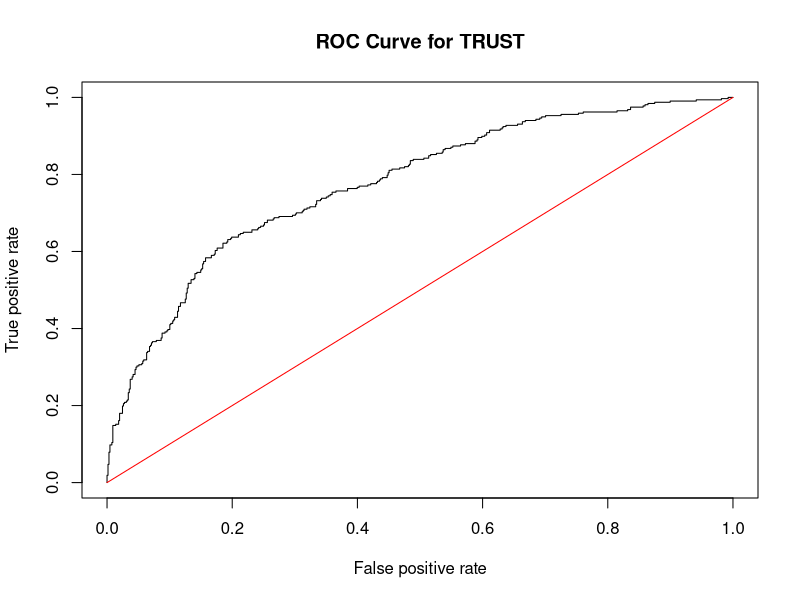
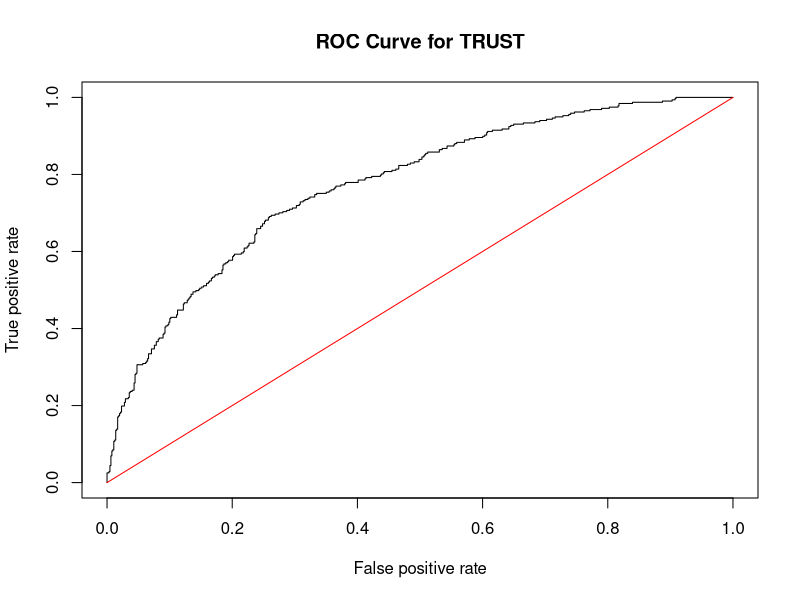
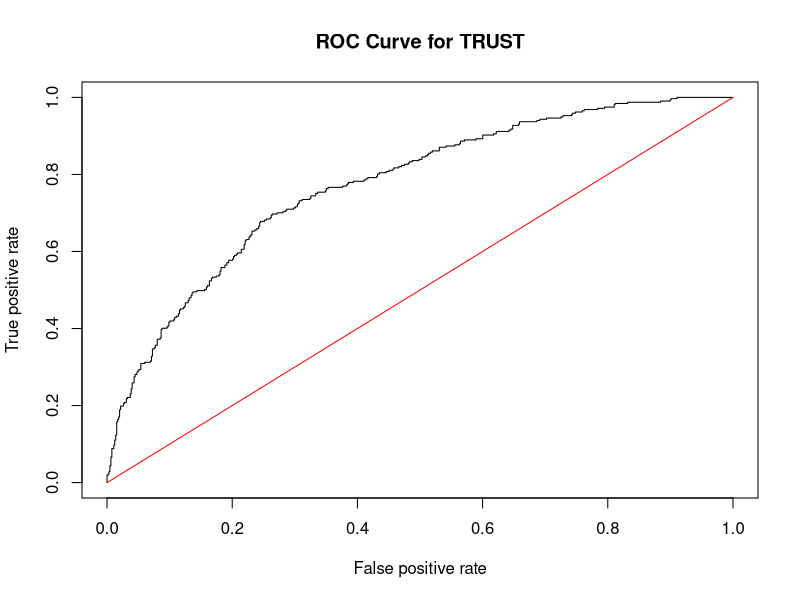
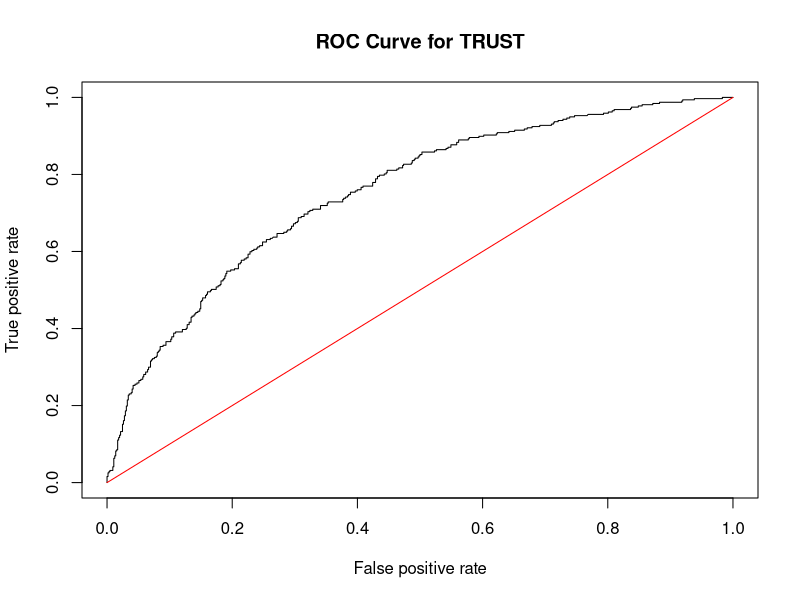
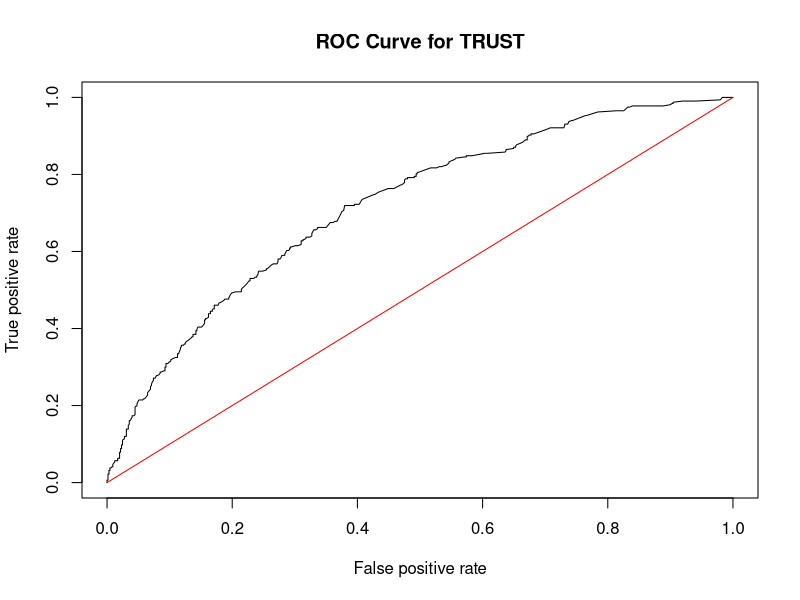

Recreate these plots in R, in order.
## ---- chunk 1
library(dplyr)
library(sjlabelled)
library(ROCR)
library(leaps)
library(ggthemes)
library(ggplot2)

## ---- chunk 2
survey <- haven::read_sav("cleaned_extra.sav")
# survey <- haven::read_sav("dem_only.sav")

# remove SOCTRUST columns for processing and later re-append
surveyA <- subset (survey, select = -c(SOCASSIGN_W32,SOCTRUST_W32,SOCTRUST2_W32,SOCTRUST3_W32,SOCTRUST4_W32,SOCTRUST5_W32))
# also remove DIVISION_BY_MSA
surveyA <- subset (surveyA, select = -c(DIVISION_BY_MSA))
# select 2-level SOCTRUST columns we want to keep and process
surveyB <- subset (survey, select = c(SOCTRUST_W32,SOCTRUST2_W32,SOCTRUST5_W32))

# keep 4-level SOCTRUST4 column for condensing
surveyC <- subset (survey, select = SOCTRUST4_W32)

# condense 1,2 to 1, and 3,4 to 2 in SOCTRUST4
surveyC[surveyC==2] <- 1 
surveyC[surveyC==3] <- 2
surveyC[surveyC==4] <- 2

# condense 10 level SOCTRUST3 to 2
surveyC2<-subset (survey, select = SOCTRUST3_W32)
surveyC2[surveyC2 <= 5] <- 2
surveyC2[surveyC2 > 5] <- 1

surveyBC <- cbind(surveyB,surveyC,surveyC2)

# collapse all columns to one
surveyBC$TRUST <-apply(surveyBC, 1, function(x) paste(x[!is.na(x)]))

# fix class
TRUST <- as.numeric(surveyBC$TRUST)

# put it back together
surveyD <- cbind(surveyA,TRUST)

# exclude THERMs from factors
surveyD <- surveyD %>%
  mutate(across(!contains("THERM"), ~ replace(.x, .x==99, NA))) %>%
  mutate(across(contains("THERM"), ~ replace(.x, .x==999, NA))) %>%
  mutate(across(!contains("THERM"), to_factor))

# surveyD is what we will work with
surveyD <- surveyD[complete.cases(surveyD),]

# unfactor WEIGHT_W32
surveyD$WEIGHT_W32 <- as.numeric(surveyD$WEIGHT_W32)
## ---- chunk 3
set.seed(1)
sample<-sample.int(nrow(surveyD), floor(.80*nrow(surveyD)), replace = F)
train<-surveyD[sample, ]
test<-surveyD[-sample, ]
## ---- chunk 4
fullmod <- glm(TRUST ~ . -THERMOBAMA_W32 -THERMPENCE_W32 -THERMTRUMP_W32 -WEIGHT_W32, family = 'binomial', data=train)
summary(fullmod)
## ---- chunk 5
preds<-predict(fullmod,newdata=test, type="response")

##produce the numbers associated with classification table
rates<-prediction(preds, test$TRUST)

##store the true positive and false postive rates
roc_result<-performance(rates,measure="tpr", x.measure="fpr")

##plot ROC curve and overlay the diagonal line for random guessing
plot(roc_result, main="ROC Curve for TRUST")
lines(x = c(0,1), y = c(0,1), col="red")

##compute the AUC
auc<-performance(rates, measure = "auc")
auc@y.values

##confusion matrix. Actual values in the rows, predicted classification in cols
table(test$TRUST, preds>0.5)
mytab <- table(test$TRUST, preds>0.5)

TP <- mytab[2,2]
TN <- mytab[1,1]
FP <- mytab[1,2]
FN <- mytab[2,1]
Accuracy <- (TP + TN) / (TP+TN+FP+FN)  
print(paste("Accuracy", Accuracy))

print(paste("False Positive Rate:", FP/(TN+FP)))
print(paste("False Negative Rate:", FN/(FN+TP)))
table(train$TRUST)
table(test$TRUST)
TS0<-fullmod$null.deviance-fullmod$deviance
print(paste("p-value = ", 1-pchisq(TS0,197)))
## ---- chunk 6
reduced <- glm(TRUST ~ SATLIFEA_W32+SATLIFEB_W32+SATLIFEE_W32+COMATTACH_W32+FEELB_W32+FEELC_W32+INC_W32+COMMIMPA_W32+COMMIMPD_W32+LOCALPROBI_W32+LOCALPROBJ_W32+NEIGHSAMEC_W32+IMMCULT2_W32+GAYMARR2_W32+F_EDUCCAT_FINAL+F_RACE+F_PARTYSUM_FINAL+F_AGECAT_FINAL+F_INCOME_RECODE_FINAL+F_IDEO_FINAL, family = 'binomial', data=train)
summary(reduced)
## ---- chunk 7
preds<-predict(reduced,newdata=test, type="response")

##produce the numbers associated with classification table
rates<-prediction(preds, test$TRUST)

##store the true positive and false postive rates
roc_result<-performance(rates,measure="tpr", x.measure="fpr")

##plot ROC curve and overlay the diagonal line for random guessing
plot(roc_result, main="ROC Curve for TRUST")
lines(x = c(0,1), y = c(0,1), col="red")

##compute the AUC
auc<-performance(rates, measure = "auc")
auc@y.values

##confusion matrix. Actual values in the rows, predicted classification in cols
table(test$TRUST, preds>0.5)
mytab <- table(test$TRUST, preds>0.5)

TP <- mytab[2,2]
TN <- mytab[1,1]
FP <- mytab[1,2]
FN <- mytab[2,1]
Accuracy <- (TP + TN) / (TP+TN+FP+FN)  
print(paste("Accuracy", Accuracy))

print(paste("False Positive Rate:", FP/(TN+FP)))
print(paste("False Negative Rate:", FN/(FN+TP)))
table(train$TRUST)
table(test$TRUST)
TS1<-reduced$null.deviance-reduced$deviance
print(paste("p-value = ", 1-pchisq(TS1,55)))
TS1b<-reduced$deviance-fullmod$deviance
print(paste("p-value = ", 1-pchisq(TS1b,55)))
## ---- chunk 8
backwardsred <- step(reduced) # Backwards selection is the default
## ---- chunk 9

summary(backwardsred)
## ---- chunk 10
preds<-predict(backwardsred,newdata=test, type="response")

##produce the numbers associated with classification table
rates<-prediction(preds, test$TRUST)

##store the true positive and false postive rates
roc_result<-performance(rates,measure="tpr", x.measure="fpr")

##plot ROC curve and overlay the diagonal line for random guessing
plot(roc_result, main="ROC Curve for TRUST")
lines(x = c(0,1), y = c(0,1), col="red")

##compute the AUC
auc<-performance(rates, measure = "auc")
auc@y.values

##confusion matrix. Actual values in the rows, predicted classification in cols
table(test$TRUST, preds>0.5)
mytab <- table(test$TRUST, preds>0.5)

TP <- mytab[2,2]
TN <- mytab[1,1]
FP <- mytab[1,2]
FN <- mytab[2,1]
Accuracy <- (TP + TN) / (TP+TN+FP+FN)  
print(paste("Accuracy", Accuracy))

print(paste("False Positive Rate:", FP/(TN+FP)))
print(paste("False Negative Rate:", FN/(FN+TP)))
table(train$TRUST)
table(test$TRUST)
TS2<-backwardsred$null.deviance-backwardsred$deviance
print(paste("p-value = ", 1-pchisq(TS2,52)))
TS2b<-backwardsred$deviance-reduced$deviance
print(paste("p-value = ", 1-pchisq(TS2b,3)))
## ---- chunk 11
backred_noDem<- glm(TRUST ~ SATLIFEB_W32 + SATLIFEE_W32 + COMATTACH_W32 + 
    FEELB_W32 + FEELC_W32 + INC_W32 + COMMIMPA_W32 + COMMIMPD_W32 + 
    LOCALPROBI_W32 + LOCALPROBJ_W32 + NEIGHSAMEC_W32 + IMMCULT2_W32 + 
    GAYMARR2_W32, family = "binomial", 
    data = train)
summary(backred_noDem)
## ---- chunk 12
preds<-predict(backred_noDem,newdata=test, type="response")

##produce the numbers associated with classification table
rates<-prediction(preds, test$TRUST)

##store the true positive and false postive rates
roc_result<-performance(rates,measure="tpr", x.measure="fpr")

##plot ROC curve and overlay the diagonal line for random guessing
plot(roc_result, main="ROC Curve for TRUST")
lines(x = c(0,1), y = c(0,1), col="red")

##compute the AUC
auc<-performance(rates, measure = "auc")
auc@y.values

##confusion matrix. Actual values in the rows, predicted classification in cols
table(test$TRUST, preds>0.5)
mytab <- table(test$TRUST, preds>0.5)

TP <- mytab[2,2]
TN <- mytab[1,1]
FP <- mytab[1,2]
FN <- mytab[2,1]
Accuracy <- (TP + TN) / (TP+TN+FP+FN)  
print(paste("Accuracy", Accuracy))

print(paste("False Positive Rate:", FP/(TN+FP)))
print(paste("False Negative Rate:", FN/(FN+TP)))
table(train$TRUST)
table(test$TRUST)
TS3<-backred_noDem$null.deviance-backred_noDem$deviance
print(paste("p-value = ", 1-pchisq(TS3,34)))
## ---- chunk 13
backred_noATT <- glm(TRUST ~ F_EDUCCAT_FINAL + F_RACE + F_PARTYSUM_FINAL + F_AGECAT_FINAL + 
    F_INCOME_RECODE_FINAL + F_IDEO_FINAL, family = "binomial", 
    data = train)
summary(backred_noATT)
## ---- chunk 14
preds<-predict(backred_noATT,newdata=test, type="response")

##produce the numbers associated with classification table
rates<-prediction(preds, test$TRUST)

##store the true positive and false postive rates
roc_result<-performance(rates,measure="tpr", x.measure="fpr")

##plot ROC curve and overlay the diagonal line for random guessing
plot(roc_result, main="ROC Curve for TRUST")
lines(x = c(0,1), y = c(0,1), col="red")

##compute the AUC
auc<-performance(rates, measure = "auc")
auc@y.values

##confusion matrix. Actual values in the rows, predicted classification in cols
table(test$TRUST, preds>0.5)
mytab <- table(test$TRUST, preds>0.5)

TP <- mytab[2,2]
TN <- mytab[1,1]
FP <- mytab[1,2]
FN <- mytab[2,1]
Accuracy <- (TP + TN) / (TP+TN+FP+FN)  
print(paste("Accuracy", Accuracy))

print(paste("False Positive Rate:", FP/(TN+FP)))
print(paste("False Negative Rate:", FN/(FN+TP)))
table(train$TRUST)
table(test$TRUST)
TS4<-backred_noATT$null.deviance-backred_noATT$deviance
print(paste("p-value = ", 1-pchisq(TS4,34)))
